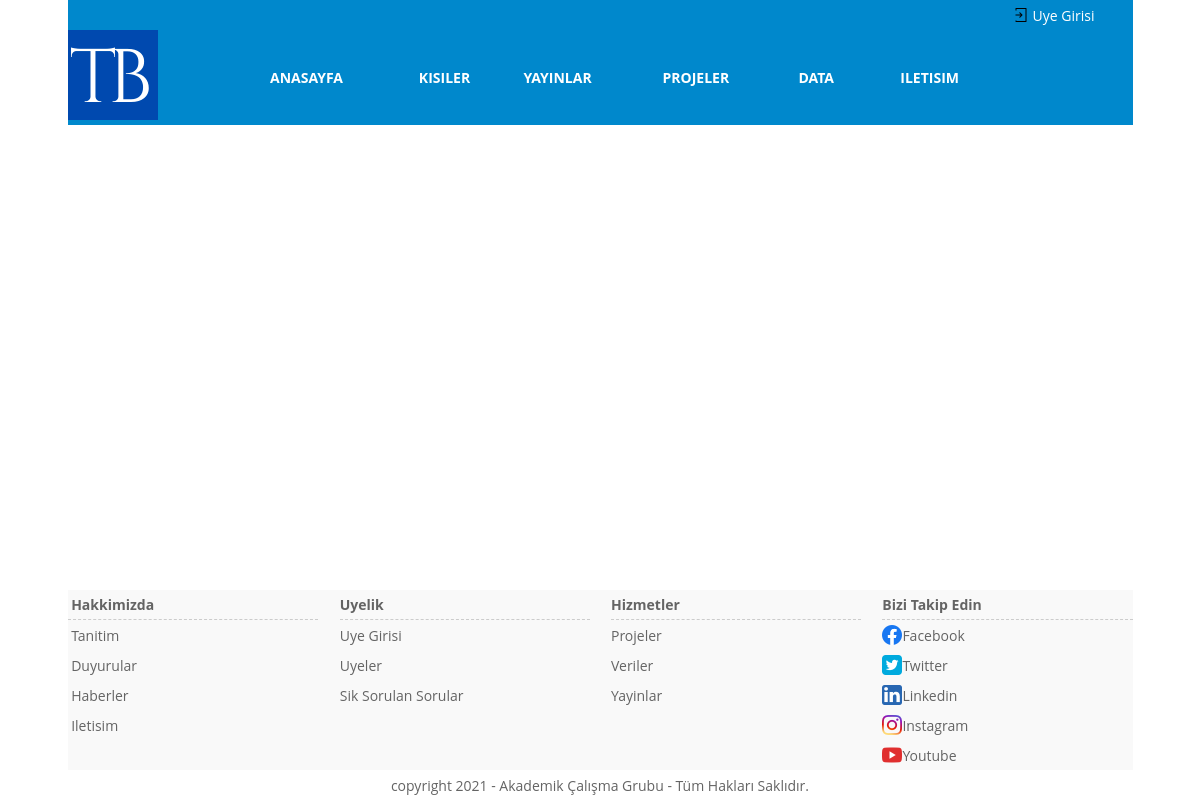
The page / on the database its author committed.
### tables this page shows
CREATE TABLE `ayarlar` (
  `id` tinyint(3) UNSIGNED NOT NULL,
  `SiteAdi` varchar(50) NOT NULL,
  `SiteTitle` varchar(60) NOT NULL,
  `SiteDescription` varchar(150) NOT NULL,
  `SiteKeywords` varchar(255) NOT NULL,
  `SiteCopyrigthMetni` varchar(255) NOT NULL,
  `SiteLogosu` varchar(30) NOT NULL,
  `SiteEmailAdresi` varchar(50) NOT NULL,
  `SiteEmailSifresi` varchar(50) NOT NULL,
  `SiteEmailHostAdresi` varchar(255) NOT NULL,
  `SosyalLinkFacebook` varchar(255) NOT NULL,
  `SosyalLinkTwitter` varchar(255) NOT NULL,
  `SosyalLinkLinkedin` varchar(255) NOT NULL,
  `SosyalLinkInstagram` varchar(255) NOT NULL,
  `SosyalLinkYoutube` varchar(255) NOT NULL
);

### Ayarlar/ayar.php (called while the page is built, shortened)
<?php
try{
    $VeritabaniBaglantisi=new PDO("mysql:host=localhost;dbname=akademikcalisma;charset=UTF8","root","");
} catch(PDOException $Hata){
    echo "Baðlantý Hatasý<br/>".$Hata->getMessage();
    die();
}
$AyarlarSorgusu=$VeritabaniBaglantisi->prepare("SELECT * FROM ayarlar LIMIT 1");
$AyarlarSorgusu->execute();
$AyarSayisi=$AyarlarSorgusu->rowCount();
$Ayarlar   =$AyarlarSorgusu->fetch(PDO::FETCH_ASSOC);
if($AyarSayisi>0){
    $SiteCopyrigthMetni         = $Ayarlar["SiteCopyrigthMetni"];
    $SiteLogosu                 = $Ayarlar["SiteLogosu"];
    $SosyalLinkFacebook         = $Ayarlar["SosyalLinkFacebook"];
    $SosyalLinkTwitter          = $Ayarlar["SosyalLinkTwitter"];
    $SosyalLinkLinkedin         = $Ayarlar["SosyalLinkLinkedin"];
    $SosyalLinkInstagram        = $Ayarlar["SosyalLinkInstagram"];
    $SosyalLinkYoutube          = $Ayarlar["SosyalLinkYoutube"];
} else {
    echo "Site Ayar Sorgusu Hatalý";
    die();
}
?>

### Ayarlar/fonksiyonlar.php (called while the page is built, shortened)
<?php
function DonusumleriGeriDondur($Deger){
$GeriDondur = htmlspecialchars_decode($Deger,ENT_QUOTES );
$Sonuc=$GeriDondur;
return $Sonuc;
}
?>

### index.php (the view, shortened to what this page needs)
<?php
require_once("Ayarlar/ayar.php");
require_once("Ayarlar/fonksiyonlar.php");
?>
<!DOCTYPE html>
<html lang="tr-TR">
    <head>
    <link type="text/css" rel="stylesheet" href="Ayarlar/still.css">
</head>
<body>
    <table width="1065" height="100%" align="center" border="0" cellpadding="0" cellspacing="0" >
<tr height="110">
    <td>
        <table width="1065" height="30" align="center" border="0" cellpadding="0" cellspacing="0" >
            <tr bgcolor="#0088CC">
                <td>&nbsp;</td>
                <td width="20"><a href="xxxx"><img src="Resimler/login.PNG" border="0" style="margin-top:5px;"><a/></td>
                <td width="100" class="MaviAlanMenusu"><a href="index.php?SK=10">Uye Girisi</a></td>
            </tr>
        </table>
        <table width="1065" height="90" align="center" border="0" cellpadding="0" cellspacing="0" >
            <tr bgcolor="#0088CC">
                <td width="90"><a href="index.php"><img src="Resimler/<?php echo DonusumleriGeriDondur($SiteLogosu);?>" border="0"></a></td>
                <td>
                   <table width="750" height="30" align="center" border="0" cellpadding="0" cellspacing="0" >
                   <tr>
                       <td width="50" class="MaviAlanMenusu"><a href="index.php?SK=0"><b>ANASAYFA</b></a></td>
                       <td width="50" class="MaviAlanMenusu"><a href="index.php?SK=17"><b>KISILER</b></a></td>
                       <td width="50" class="MaviAlanMenusu"><a href="index.php?SK=18"><b>YAYINLAR</b></a></td>
                       <td width="50" class="MaviAlanMenusu"><a href="index.php?SK=20"><b>PROJELER</b></a></td>
                       <td width="50" class="MaviAlanMenusu"><a href="index.php?SK=22"><b>DATA</b></a></td>
                       <td width="50" class="MaviAlanMenusu"><a href="index.php?SK=4"><b>ILETISIM</b></a></td>
                   </tr>
                   </table>
                </td>
            </tr>
        </table>
    </td>
</tr>
<tr>
    <td valign="top">
        <table width="1065" height="30" align="center" border="0" cellpadding="0" cellspacing="0" >
            <tr>
                <td align="center"><?php
                  ?></td>
            </tr>
        </table>
    </td>
</tr>
<tr height="150">
    <td><br/>
         <table width="1065" align="center" border="0" cellpadding="0" cellspacing="0" bgcolor="#F9F9F9" >
            <tr height="30">
               <td width="250" style="border-bottom: 1px dashed #CCCCCC"><b>&nbsp;Hakkimizda</b></td>
               <td width="22">&nbsp;</td>
               <td width="250" style="border-bottom: 1px dashed #CCCCCC"><b>Uyelik</b></td>
               <td width="21">&nbsp;</td>
               <td width="250" style="border-bottom: 1px dashed #CCCCCC"><b>Hizmetler</b></td>
               <td width="21">&nbsp;</td>
               <td width="250" style="border-bottom: 1px dashed #CCCCCC"><b>Bizi Takip Edin</b></td>
            </tr>
            <tr height="30">
               <td class="AltMenu">&nbsp;<a href="index.php?SK=1">Tanitim</a></td>
               <td>&nbsp;</td>
               <td class="AltMenu"><a href="index.php?SK=10">Uye Girisi</a></td>
               <td>&nbsp;</td>
               <td class="AltMenu"><a href="index.php?SK=20">Projeler</a></td>
               <td>&nbsp;</td>
               <td><table width="250" align="center" border="0" cellpadding="0" cellspacing="0">
                       <tr>
                           <td width="20"><a href="xxxx"><img src="Resimler/facebook.PNG" border="0" style="margin-top:5px;"></a></td>
                           <td width="230" class="AltMenu"><a href="<?php echo DonusumleriGeriDondur($SosyalLinkFacebook );?>" target="_blank">Facebook</a></td>
                       </tr>
                   </table></td>
            </tr>
            <tr height="30">
                <td class="AltMenu">&nbsp;<a href="index.php?SK=2">Duyurular</a></td>
               <td>&nbsp;</td>
               <td class="AltMenu"><a href="index.php?SK=17">Uyeler</a></td>
               <td>&nbsp;</td>
               <td class="AltMenu"><a href="index.php?SK=22">Veriler</a></td>
               <td>&nbsp;</td>
               <td><table width="250" align="center" border="0" cellpadding="0" cellspacing="0">
                       <tr>
                           <td width="20"><a href="xxxx"><img src="Resimler/twitter.PNG" border="0" style="margin-top:5px;"></a></td>
                           <td width="230" class="AltMenu"><a href=" <?php echo DonusumleriGeriDondur($SosyalLinkTwitter);?>" target="_blank">Twitter</a></td>
                       </tr>
                   </table></td>
            </tr>
            <tr height="30">
                <td class="AltMenu">&nbsp;<a href="index.php?SK=3">Haberler</a></td>
               <td>&nbsp;</td>
               <td class="AltMenu"><a href="index.php?SK=9">Sik Sorulan Sorular</a></td>
               <td>&nbsp;</td>
               <td class="AltMenu"><a href="index.php?SK=18">Yayinlar</a></td>
               <td>&nbsp;</td>
               <td class="AltMenu"><table width="250" align="center" border="0" cellpadding="0" cellspacing="0">
                       <tr>
                           <td width="20"><a href="xxxx"><img src="Resimler/linkedin.PNG" border="0" style="margin-top:5px;"></a></td>
                           <td width="230" class="AltMenu"><a href=" <?php echo DonusumleriGeriDondur($SosyalLinkLinkedin);?>" target="_blank">Linkedin</a></td>
                       </tr>
                   </table></td>
            </tr>
            <tr height="30">
                <td class="AltMenu">&nbsp;<a href="index.php?SK=4">Iletisim</a></td>
               <td>&nbsp;</td>
               <td>&nbsp;</td>
               <td>&nbsp;</td>
               <td>&nbsp;</td>
               <td>&nbsp;</td>
               <td><table width="250" align="center" border="0" cellpadding="0" cellspacing="0">
                       <tr>
                           <td width="20" <a href="xxxx"><img src="Resimler/instagram.PNG" border="0" style="margin-top:5px;"></a></td>
                           <td width="230" class="AltMenu"><a href="<?php echo DonusumleriGeriDondur($SosyalLinkInstagram);?>" target="_blank">Instagram</a></td>
                       </tr>
               </table></td>
            </tr>
            <tr height="30">
               <td width="" ></td>
               <td>&nbsp;</td>
               <td>&nbsp;</td>
               <td>&nbsp;</td>
               <td>&nbsp;</td>
               <td>&nbsp;</td>
               <td><table width="250" align="center" border="0" cellpadding="0" cellspacing="0">
                       <tr>
                           <td width="20" ><a href="xxxx"><img src="Resimler/youtube.PNG" border="0" style="margin-top:5px;"></a></td>
                           <td width="230" class="AltMenu"><a href="<?php echo DonusumleriGeriDondur($SosyalLinkYoutube);?>" target="_blank">Youtube</a></td>
                       </tr>
                   </table></td>
            </tr>
        </table>
   </td>
</tr>
<tr height="30">
    <td><table width="1065" height="30" align="center" border="0" cellpadding="0" cellspacing="0" >
        <tr height="30">
           <td align="center"><?php echo DonusumleriGeriDondur($SiteCopyrigthMetni);?></td>
        </tr>
    </table></td>
</tr>
</body>
</html>

### Ayarlar/still.css (style rules this page uses)
html,body { width: 100%; height: 100%; margin: 0; padding: 0; border: 0; outline: 0; background: #FFFFFF; font-family: "Open Sans", Aria, "Helvetica Neue", Helvetiaca, "sans-serif"; font-size: 14px; color: #646464; line-height: 1.5; font-style: normal; font-variant: normal; font-weight: normal; text-decoration: none; }
.MaviAlanMenusu a:link,.MaviAlanMenusu a:hover,.MaviAlanMenusu a:active ,.MaviAlanMenusu a:visited { font-family: "Open Sans", Arial, "Helvetica Neue", Helvetiaca, "sans-serif"; font-size: 14px; color: #FFFFFF; line-height: 1.5; font-style: normal; font-variant: normal; font-weight: normal; text-decoration: none; }
.AltMenu a:link,.AltMenu a:hover,.AltMenu a:active ,.AltMenu a:visited { font-family: "Open Sans", Arial, "Helvetica Neue", Helvetiaca, "sans-serif"; font-size: 14px; color: #646464; line-height: 1.5; font-style: normal; font-variant: normal; font-weight: normal; text-decoration: none; }

### rows shown on the page
ayarlar: SiteLogosu (picture), SiteCopyrigthMetni "copyright 2021 - Akademik Çalışma Grubu - Tüm Hakları Saklıdır."
